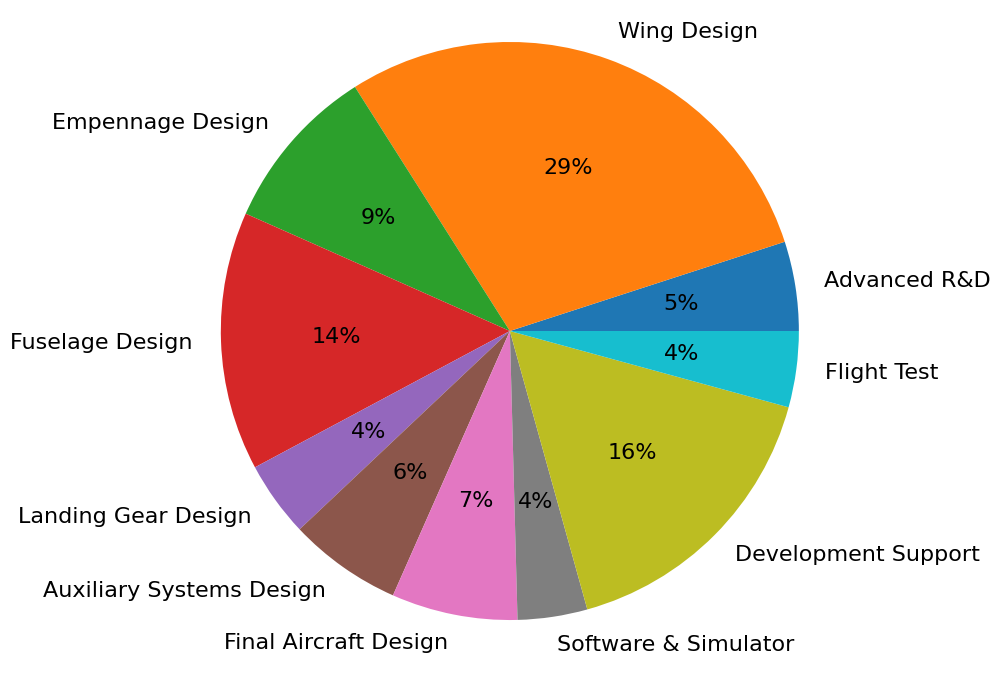

This chart was generated by the following Python code:
import matplotlib.pyplot as plt
import numpy as np

# Categories
labels = [
    "Advanced R&D",
    "Wing Design",
    "Empennage Design",
    "Fuselage Design",
    "Landing Gear Design",
    "Auxiliary Systems Design",
    "Final Aircraft Design",
    "Software & Simulator",
    "Development Support",
    "Flight Test"
]

values = [3.09, 17.94, 5.78, 8.95, 2.61, 3.92, 4.36, 2.41, 10.16, 2.63]
sizes = [value / sum(values) for value in values]

# Create figure
fig, ax = plt.subplots(figsize=(10, 10))
ax.pie(sizes, labels=labels, autopct='%1.f%%', textprops={'fontsize': 16})

plt.tight_layout()
plt.savefig('RDTE.png')
